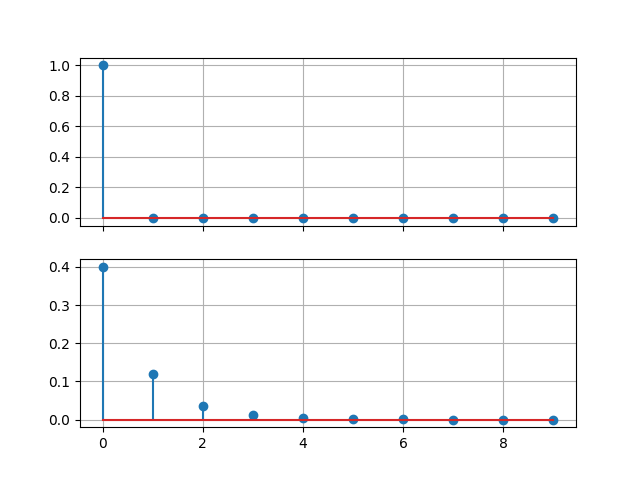

This chart was generated by the following Python code:
import numpy as np
import matplotlib.pyplot as plt

N = 10
x = np.zeros(N)
x[0] = 1 # impulse

def y(i: int):
  if i < 0: return 0
  return 0.3*y(i-1) + 0.4*x[i]

i = np.arange(N)

result = [y(i) for i in range(N)]

fig, ax = plt.subplots(2, 1, sharex=True)

ax[0].grid()
ax[1].grid()

ax[0].stem(x)
ax[1].stem(result)

plt.savefig('./skotsugi/chapter03/q06.png')
